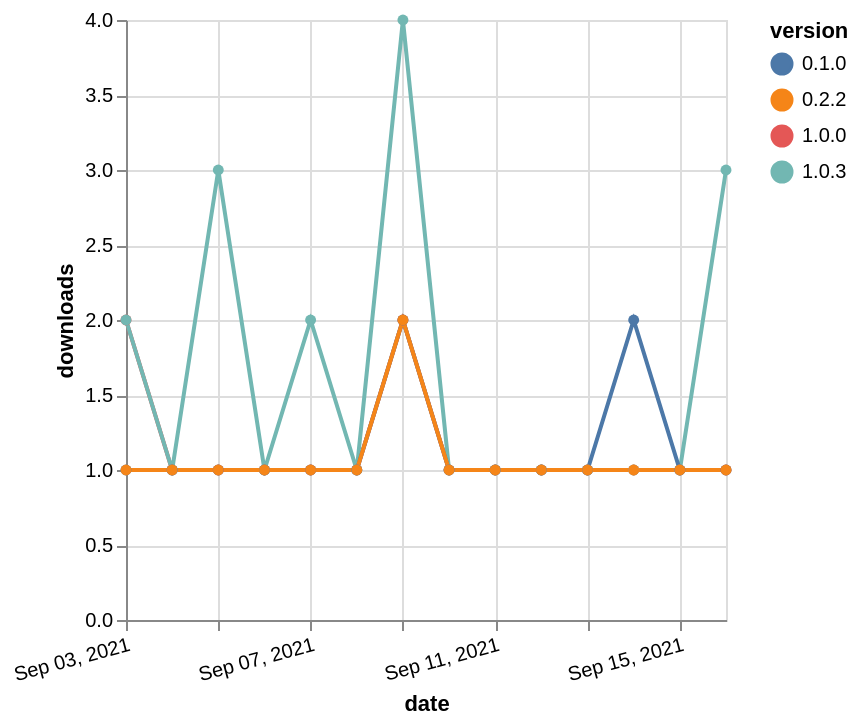

Specify this chart in Vega-Lite:
### Vega-Lite specification from a JSON file in a GitHub repository (floating-point values rounded to 4 significant figures)
{"$schema": "https://vega.github.io/schema/vega-lite/v5.json", "description": "A simple bar chart with embedded data.", "data": {"values": [{"date": "2021-09-03", "total": 122, "delta": 2, "version": "1.0.0"}, {"date": "2021-09-04", "total": 123, "delta": 1, "version": "1.0.0"}, {"date": "2021-09-05", "total": 124, "delta": 1, "version": "1.0.0"}, {"date": "2021-09-06", "total": 125, "delta": 1, "version": "1.0.0"}, {"date": "2021-09-07", "total": 126, "delta": 1, "version": "1.0.0"}, {"date": "2021-09-08", "total": 127, "delta": 1, "version": "1.0.0"}, {"date": "2021-09-09", "total": 129, "delta": 2, "version": "1.0.0"}, {"date": "2021-09-10", "total": 130, "delta": 1, "version": "1.0.0"}, {"date": "2021-09-11", "total": 131, "delta": 1, "version": "1.0.0"}, {"date": "2021-09-12", "total": 132, "delta": 1, "version": "1.0.0"}, {"date": "2021-09-13", "total": 133, "delta": 1, "version": "1.0.0"}, {"date": "2021-09-14", "total": 134, "delta": 1, "version": "1.0.0"}, {"date": "2021-09-15", "total": 135, "delta": 1, "version": "1.0.0"}, {"date": "2021-09-16", "total": 136, "delta": 1, "version": "1.0.0"}, {"date": "2021-09-03", "total": 20, "delta": 2, "version": "1.0.3"}, {"date": "2021-09-04", "total": 21, "delta": 1, "version": "1.0.3"}, {"date": "2021-09-05", "total": 24, "delta": 3, "version": "1.0.3"}, {"date": "2021-09-06", "total": 25, "delta": 1, "version": "1.0.3"}, {"date": "2021-09-07", "total": 27, "delta": 2, "version": "1.0.3"}, {"date": "2021-09-08", "total": 28, "delta": 1, "version": "1.0.3"}, {"date": "2021-09-09", "total": 32, "delta": 4, "version": "1.0.3"}, {"date": "2021-09-10", "total": 33, "delta": 1, "version": "1.0.3"}, {"date": "2021-09-11", "total": 34, "delta": 1, "version": "1.0.3"}, {"date": "2021-09-12", "total": 35, "delta": 1, "version": "1.0.3"}, {"date": "2021-09-13", "total": 36, "delta": 1, "version": "1.0.3"}, {"date": "2021-09-14", "total": 37, "delta": 1, "version": "1.0.3"}, {"date": "2021-09-15", "total": 38, "delta": 1, "version": "1.0.3"}, {"date": "2021-09-16", "total": 41, "delta": 3, "version": "1.0.3"}, {"date": "2021-09-03", "total": 201, "delta": 1, "version": "0.1.0"}, {"date": "2021-09-04", "total": 202, "delta": 1, "version": "0.1.0"}, {"date": "2021-09-05", "total": 203, "delta": 1, "version": "0.1.0"}, {"date": "2021-09-06", "total": 204, "delta": 1, "version": "0.1.0"}, {"date": "2021-09-07", "total": 205, "delta": 1, "version": "0.1.0"}, {"date": "2021-09-08", "total": 206, "delta": 1, "version": "0.1.0"}, {"date": "2021-09-09", "total": 208, "delta": 2, "version": "0.1.0"}, {"date": "2021-09-10", "total": 209, "delta": 1, "version": "0.1.0"}, {"date": "2021-09-11", "total": 210, "delta": 1, "version": "0.1.0"}, {"date": "2021-09-12", "total": 211, "delta": 1, "version": "0.1.0"}, {"date": "2021-09-13", "total": 212, "delta": 1, "version": "0.1.0"}, {"date": "2021-09-14", "total": 214, "delta": 2, "version": "0.1.0"}, {"date": "2021-09-15", "total": 215, "delta": 1, "version": "0.1.0"}, {"date": "2021-09-16", "total": 216, "delta": 1, "version": "0.1.0"}, {"date": "2021-09-03", "total": 161, "delta": 1, "version": "0.2.2"}, {"date": "2021-09-04", "total": 162, "delta": 1, "version": "0.2.2"}, {"date": "2021-09-05", "total": 163, "delta": 1, "version": "0.2.2"}, {"date": "2021-09-06", "total": 164, "delta": 1, "version": "0.2.2"}, {"date": "2021-09-07", "total": 165, "delta": 1, "version": "0.2.2"}, {"date": "2021-09-08", "total": 166, "delta": 1, "version": "0.2.2"}, {"date": "2021-09-09", "total": 168, "delta": 2, "version": "0.2.2"}, {"date": "2021-09-10", "total": 169, "delta": 1, "version": "0.2.2"}, {"date": "2021-09-11", "total": 170, "delta": 1, "version": "0.2.2"}, {"date": "2021-09-12", "total": 171, "delta": 1, "version": "0.2.2"}, {"date": "2021-09-13", "total": 172, "delta": 1, "version": "0.2.2"}, {"date": "2021-09-14", "total": 173, "delta": 1, "version": "0.2.2"}, {"date": "2021-09-15", "total": 174, "delta": 1, "version": "0.2.2"}, {"date": "2021-09-16", "total": 175, "delta": 1, "version": "0.2.2"}]}, "width": "container", "mark": {"type": "line", "point": {"filled": true}}, "encoding": {"x": {"field": "date", "type": "temporal", "timeUnit": "yearmonthdate", "title": "date", "axis": {"labelAngle": -15}}, "y": {"field": "delta", "type": "quantitative", "title": "downloads"}, "color": {"field": "version", "type": "nominal"}, "tooltip": {"field": "delta"}}}
